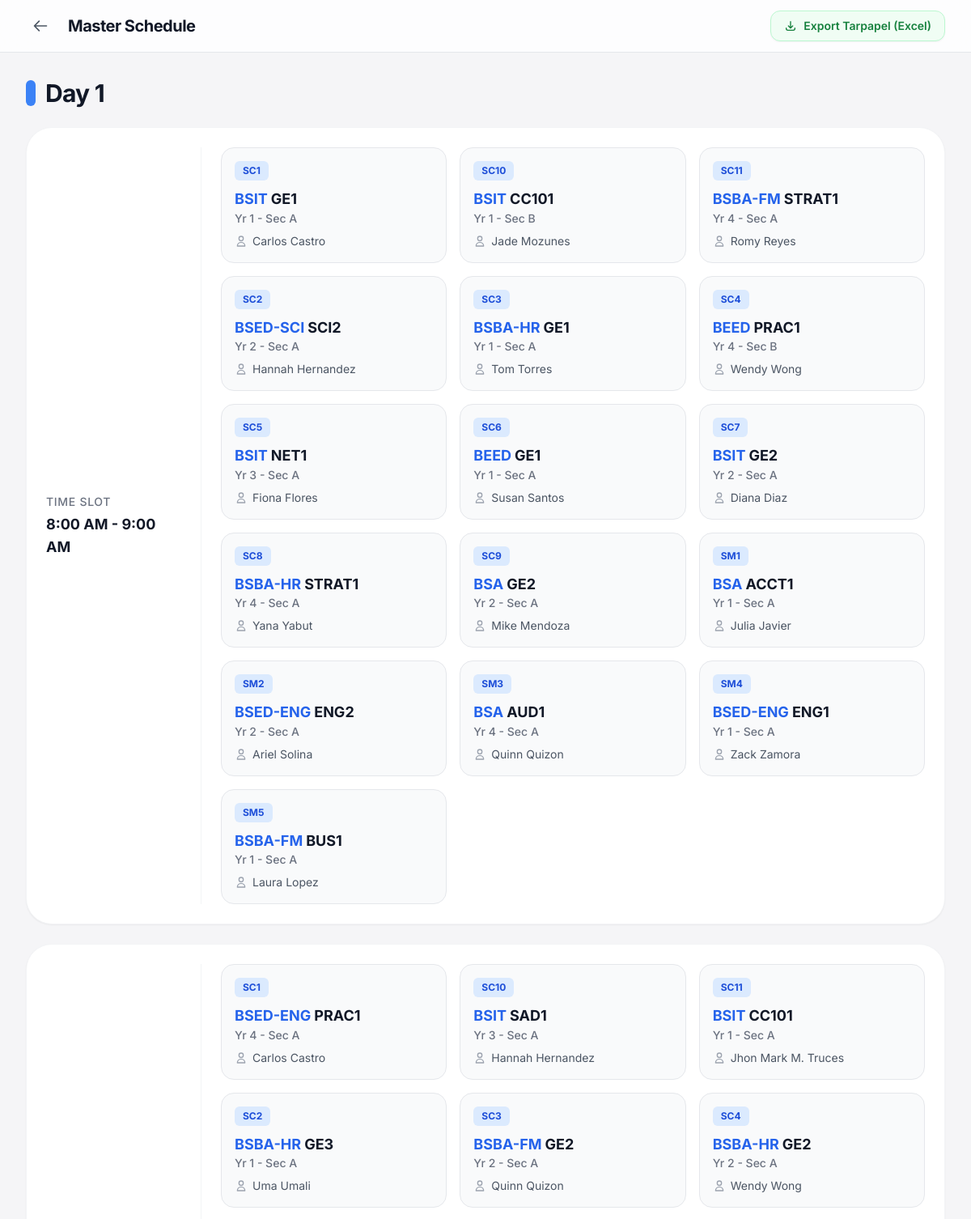
The page /schedule.php (signed in, upper part) on the database its author committed.
### tables this page shows
CREATE TABLE `generated_schedules` (
  `id` int(11) NOT NULL,
  `exam_subject_id` int(11) NOT NULL,
  `room_id` int(11) NOT NULL,
  `time_slot_id` int(11) NOT NULL,
  `status` enum('Draft','Final') DEFAULT 'Draft',
  `created_at` timestamp NOT NULL DEFAULT current_timestamp()
);

CREATE TABLE `time_slots` (
  `id` int(11) NOT NULL,
  `day_name` varchar(20) NOT NULL,
  `start_time` time NOT NULL,
  `end_time` time NOT NULL,
  `created_at` timestamp NOT NULL DEFAULT current_timestamp()
);

CREATE TABLE `rooms` (
  `id` int(11) NOT NULL,
  `room_name` varchar(50) NOT NULL,
  `created_at` timestamp NOT NULL DEFAULT current_timestamp()
);

CREATE TABLE `exam_subjects` (
  `id` int(11) NOT NULL,
  `program` varchar(50) NOT NULL,
  `subject_code` varchar(50) NOT NULL,
  `adviser` varchar(100) NOT NULL,
  `year_level` varchar(10) NOT NULL,
  `section` varchar(50) NOT NULL,
  `proctor` varchar(100) NOT NULL,
  `uploaded_at` timestamp NOT NULL DEFAULT current_timestamp()
);

### schedule.php (the view, shortened to what this page needs)
<?php
require_once 'database/dbcon.php';
$query = "
    SELECT gs.id as schedule_id, gs.status,
           t.day_name, t.start_time, t.end_time,
           r.room_name,
           s.program, s.subject_code, s.adviser, s.year_level, s.section, s.proctor
    FROM generated_schedules gs
    JOIN time_slots t ON gs.time_slot_id = t.id
    JOIN rooms r ON gs.room_id = r.id
    JOIN exam_subjects s ON gs.exam_subject_id = s.id
    ORDER BY t.day_name, t.start_time, r.room_name
";
$stmt = $pdo->query($query);
$schedules = $stmt->fetchAll();
$groupedSchedules = [];
foreach ($schedules as $row) {
    $day = $row['day_name'];
    $time = date('g:i A', strtotime($row['start_time'])) . ' - ' . date('g:i A', strtotime($row['end_time']));
    if (!isset($groupedSchedules[$day])) {
        $groupedSchedules[$day] = [];
    }
    if (!isset($groupedSchedules[$day][$time])) {
        $groupedSchedules[$day][$time] = [];
    }
    $groupedSchedules[$day][$time][] = $row;
}
?>
<!DOCTYPE html>
<html lang="en">
<head>
    <script src="https://cdn.tailwindcss.com"></script>
</head>
<body class="antialiased text-gray-900" x-data="{ editModalOpen: false, selectedExam: null }">
    <nav class="bg-white/80 backdrop-blur-xl border-b border-gray-200 sticky top-0 z-50">
        <div class="max-w-7xl mx-auto px-4 sm:px-6 lg:px-8">
            <div class="flex justify-between h-16 items-center">
                <div class="flex items-center gap-4">
                    <a href="home.php" class="p-2 hover:bg-gray-100 rounded-full transition">
                        <svg class="w-5 h-5 text-gray-600" fill="none" viewBox="0 0 24 24" stroke="currentColor"><path stroke-linecap="round" stroke-linejoin="round" stroke-width="2" d="M10 19l-7-7m0 0l7-7m-7 7h18" /></svg>
                    </a>
                    <span class="font-bold text-xl tracking-tight">Master Schedule</span>
                </div>
                <div class="flex items-center gap-3">
                        <a href="export_excel.php" target="_blank" class="flex items-center gap-2 bg-green-50 text-green-700 border border-green-200 hover:bg-green-100 px-4 py-2 rounded-xl text-sm font-semibold transition shadow-sm">
                            <svg class="w-4 h-4" fill="none" viewBox="0 0 24 24" stroke="currentColor"><path stroke-linecap="round" stroke-linejoin="round" stroke-width="2" d="M4 16v1a3 3 0 003 3h10a3 3 0 003-3v-1m-4-4l-4 4m0 0l-4-4m4 4V4" /></svg>
                            Export Tarpapel (Excel)
                        </a>
                </div>
            </div>
        </div>
    </nav>
    <main class="max-w-7xl mx-auto px-4 sm:px-6 lg:px-8 py-8">
        <?php if (empty($groupedSchedules)): ?>
            <div class="bg-white rounded-3xl p-12 text-center shadow-sm border border-gray-100 max-w-2xl mx-auto mt-10">
                <div class="w-20 h-20 bg-gray-50 rounded-full flex items-center justify-center mx-auto mb-6">
                    <svg class="w-10 h-10 text-gray-400" fill="none" viewBox="0 0 24 24" stroke="currentColor"><path stroke-linecap="round" stroke-linejoin="round" stroke-width="1.5" d="M8 7V3m8 4V3m-9 8h10M5 21h14a2 2 0 002-2V7a2 2 0 00-2-2H5a2 2 0 00-2 2v12a2 2 0 002 2z" /></svg>
                </div>
                <h2 class="text-2xl font-bold text-gray-900 mb-2">No Schedule Generated Yet</h2>
                <p class="text-gray-500 mb-8">Please return to the Setup Hub, upload your constraints, and run the Sync Engine to generate the exam schedule.</p>
                <a href="home.php" class="bg-blue-600 hover:bg-blue-700 text-white font-semibold px-6 py-3 rounded-xl transition shadow-md">Go to Setup Hub</a>
            </div>
        <?php else: ?>
            <div class="space-y-10">
                <?php foreach ($groupedSchedules as $day => $timeSlots): ?>
                    <div>
                        <h2 class="text-3xl font-bold tracking-tight text-gray-900 mb-6 flex items-center gap-3">
                            <span class="w-3 h-8 bg-blue-500 rounded-full"></span>
                            <?php echo htmlspecialchars($day); ?>
                        </h2>
                        <div class="space-y-6">
                            <?php foreach ($timeSlots as $time => $exams): ?>
                                <div class="bg-white rounded-[2rem] p-6 shadow-sm border border-gray-100 flex flex-col md:flex-row gap-6">
                                    <div class="w-48 shrink-0 flex flex-col justify-center border-r border-gray-100 pr-6">
                                        <div class="text-sm text-gray-500 font-medium uppercase tracking-wider mb-1">Time Slot</div>
                                        <div class="text-lg font-bold text-gray-900"><?php echo htmlspecialchars($time); ?></div>
                                    </div>
                                    <div class="grid grid-cols-1 md:grid-cols-2 lg:grid-cols-3 gap-4 w-full">
                                        <?php foreach ($exams as $exam): ?>
                                            <div class="bg-gray-50 rounded-2xl p-4 border border-gray-200 hover:border-blue-300 hover:shadow-md transition group cursor-pointer"
                                                 @click="editModalOpen = true; selectedExam = {
                                                    id: '<?php echo $exam['schedule_id']; ?>',
                                                    proctor: '<?php echo addslashes($exam['proctor']); ?>',
                                                    subject: '<?php echo addslashes($exam['program'] . ' ' . $exam['subject_code'] . ' (Yr ' . $exam['year_level'] . ' - Sec ' . $exam['section'] . ')'); ?>',
                                                    room: '<?php echo addslashes($exam['room_name']); ?>'
                                                 }">
                                                <div class="flex justify-between items-start mb-3">
                                                    <span class="bg-blue-100 text-blue-700 text-xs font-bold px-2.5 py-1 rounded-md">
                                                        <?php echo htmlspecialchars($exam['room_name']); ?>
                                                    </span>
                                                </div>
                                                <div class="font-bold text-gray-900 text-lg leading-tight mb-1">
                                                    <span class="text-blue-600 mr-1"><?php echo htmlspecialchars($exam['program']); ?></span><?php echo htmlspecialchars($exam['subject_code']); ?>
                                                    <span class="text-gray-500 font-medium text-sm block mt-0.5">Yr <?php echo htmlspecialchars($exam['year_level']); ?> - Sec <?php echo htmlspecialchars($exam['section']); ?></span>
                                                </div>
                                                <div class="text-sm text-gray-600 flex items-center gap-1.5 mt-2">
                                                    <svg class="w-4 h-4 text-gray-400" fill="none" viewBox="0 0 24 24" stroke="currentColor"><path stroke-linecap="round" stroke-linejoin="round" stroke-width="2" d="M16 7a4 4 0 11-8 0 4 4 0 018 0zM12 14a7 7 0 00-7 7h14a7 7 0 00-7-7z" /></svg>
                                                    <?php echo htmlspecialchars($exam['proctor']); ?>
                                                </div>
                                            </div>
                                        <?php endforeach; ?>
                                    </div>
                                </div>
                            <?php endforeach; ?>
                        </div>
                    </div>
                <?php endforeach; ?>
            </div>
        <?php endif; ?>
    </main>
</body>
</html>

### schedule.php (style rules this page uses)
body { font-family: 'Inter', sans-serif; background-color: #f5f5f7; }

### rows shown on the page
generated_schedules: time_slot.day_name "Day 1", time "8:00 AM - 9:00 AM"
generated_schedules: room.room_name "SC1", exam_subject.program "BSIT", exam_subject.subject_code "GE1", exam_subject.year_level "1", exam_subject.section "A", exam_subject.proctor "Carlos Castro"
generated_schedules: room.room_name "SC10", exam_subject.program "BSIT", exam_subject.subject_code "CC101", exam_subject.year_level "1", exam_subject.section "B", exam_subject.proctor "Jade Mozunes"
generated_schedules: room.room_name "SC11", exam_subject.program "BSBA-FM", exam_subject.subject_code "STRAT1", exam_subject.year_level "4", exam_subject.section "A", exam_subject.proctor "Romy Reyes"
generated_schedules: room.room_name "SC2", exam_subject.program "BSED-SCI", exam_subject.subject_code "SCI2", exam_subject.year_level "2", exam_subject.section "A", exam_subject.proctor "Hannah Hernandez"
generated_schedules: room.room_name "SC3", exam_subject.program "BSBA-HR", exam_subject.subject_code "GE1", exam_subject.year_level "1", exam_subject.section "A", exam_subject.proctor "Tom Torres"
generated_schedules: room.room_name "SC4", exam_subject.program "BEED", exam_subject.subject_code "PRAC1", exam_subject.year_level "4", exam_subject.section "B", exam_subject.proctor "Wendy Wong"
generated_schedules: room.room_name "SC5", exam_subject.program "BSIT", exam_subject.subject_code "NET1", exam_subject.year_level "3", exam_subject.section "A", exam_subject.proctor "Fiona Flores"
generated_schedules: room.room_name "SC6", exam_subject.program "BEED", exam_subject.subject_code "GE1", exam_subject.year_level "1", exam_subject.section "A", exam_subject.proctor "Susan Santos"
generated_schedules: room.room_name "SC7", exam_subject.program "BSIT", exam_subject.subject_code "GE2", exam_subject.year_level "2", exam_subject.section "A", exam_subject.proctor "Diana Diaz"
generated_schedules: room.room_name "SC8", exam_subject.program "BSBA-HR", exam_subject.subject_code "STRAT1", exam_subject.year_level "4", exam_subject.section "A", exam_subject.proctor "Yana Yabut"
generated_schedules: room.room_name "SC9", exam_subject.program "BSA", exam_subject.subject_code "GE2", exam_subject.year_level "2", exam_subject.section "A", exam_subject.proctor "Mike Mendoza"
generated_schedules: room.room_name "SM1", exam_subject.program "BSA", exam_subject.subject_code "ACCT1", exam_subject.year_level "1", exam_subject.section "A", exam_subject.proctor "Julia Javier"
generated_schedules: room.room_name "SM2", exam_subject.program "BSED-ENG", exam_subject.subject_code "ENG2", exam_subject.year_level "2", exam_subject.section "A", exam_subject.proctor "Ariel Solina"
generated_schedules: room.room_name "SM3", exam_subject.program "BSA", exam_subject.subject_code "AUD1", exam_subject.year_level "4", exam_subject.section "A", exam_subject.proctor "Quinn Quizon"
generated_schedules: room.room_name "SM4", exam_subject.program "BSED-ENG", exam_subject.subject_code "ENG1", exam_subject.year_level "1", exam_subject.section "A", exam_subject.proctor "Zack Zamora"
generated_schedules: room.room_name "SM5", exam_subject.program "BSBA-FM", exam_subject.subject_code "BUS1", exam_subject.year_level "1", exam_subject.section "A", exam_subject.proctor "Laura Lopez"
generated_schedules: room.room_name "SC1", exam_subject.program "BSED-ENG", exam_subject.subject_code "PRAC1", exam_subject.year_level "4", exam_subject.section "A", exam_subject.proctor "Carlos Castro"
generated_schedules: room.room_name "SC10", exam_subject.program "BSIT", exam_subject.subject_code "SAD1", exam_subject.year_level "3", exam_subject.section "A", exam_subject.proctor "Hannah Hernandez"
generated_schedules: room.room_name "SC11", exam_subject.program "BSIT", exam_subject.subject_code "CC101", exam_subject.year_level "1", exam_subject.section "A", exam_subject.proctor "Jhon Mark M. Truces"
generated_schedules: room.room_name "SC2", exam_subject.program "BSBA-HR", exam_subject.subject_code "GE3", exam_subject.year_level "1", exam_subject.section "A", exam_subject.proctor "Uma Umali"
generated_schedules: room.room_name "SC3", exam_subject.program "BSBA-FM", exam_subject.subject_code "GE2", exam_subject.year_level "2", exam_subject.section "A", exam_subject.proctor "Quinn Quizon"
generated_schedules: room.room_name "SC4", exam_subject.program "BSBA-HR", exam_subject.subject_code "GE2", exam_subject.year_level "2", exam_subject.section "A", exam_subject.proctor "Wendy Wong"
